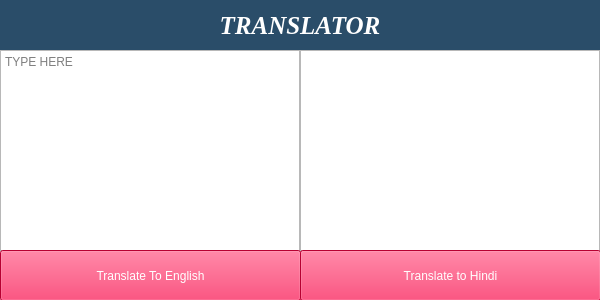
<?xml version="1.0" encoding="UTF-8"?>
<ui version="4.0">
 <class>TranslateWindow</class>
 <widget class="QMainWindow" name="TranslateWindow">
  <property name="geometry">
   <rect>
    <x>0</x>
    <y>0</y>
    <width>600</width>
    <height>300</height>
   </rect>
  </property>
  <property name="windowTitle">
   <string>MainWindow</string>
  </property>
  <widget class="QWidget" name="centralwidget">
   <widget class="QTextEdit" name="InputText">
    <property name="geometry">
     <rect>
      <x>0</x>
      <y>50</y>
      <width>300</width>
      <height>201</height>
     </rect>
    </property>
    <property name="placeholderText">
     <string>TYPE HERE</string>
    </property>
   </widget>
   <widget class="QTextEdit" name="TranslatedText">
    <property name="geometry">
     <rect>
      <x>300</x>
      <y>50</y>
      <width>300</width>
      <height>201</height>
     </rect>
    </property>
    <property name="readOnly">
     <bool>true</bool>
    </property>
   </widget>
   <widget class="QPushButton" name="ttEnglish">
    <property name="geometry">
     <rect>
      <x>0</x>
      <y>250</y>
      <width>301</width>
      <height>51</height>
     </rect>
    </property>
    <property name="styleSheet">
     <string notr="true">color:rgb(255, 255, 255);
font: 75 8pt &quot;Georgia&quot;;
background:rgb(255, 0, 68);</string>
    </property>
    <property name="text">
     <string>Translate To English</string>
    </property>
   </widget>
   <widget class="QPushButton" name="ttHindi">
    <property name="geometry">
     <rect>
      <x>300</x>
      <y>250</y>
      <width>301</width>
      <height>51</height>
     </rect>
    </property>
    <property name="styleSheet">
     <string notr="true">color:rgb(255, 255, 255);
font: 75 8pt &quot;Georgia&quot;;
background:rgb(255, 0, 68);</string>
    </property>
    <property name="text">
     <string>Translate to Hindi</string>
    </property>
   </widget>
   <widget class="QLabel" name="label">
    <property name="geometry">
     <rect>
      <x>0</x>
      <y>0</y>
      <width>600</width>
      <height>50</height>
     </rect>
    </property>
    <property name="font">
     <font>
      <family>Times New Roman</family>
      <pointsize>19</pointsize>
      <weight>75</weight>
      <italic>true</italic>
      <bold>true</bold>
     </font>
    </property>
    <property name="layoutDirection">
     <enum>Qt::LeftToRight</enum>
    </property>
    <property name="styleSheet">
     <string notr="true">background-color: rgb(42, 77, 105);
color: rgb(255, 255, 255);
font: 75 bold italic 19pt &quot;Times New Roman&quot;;
</string>
    </property>
    <property name="text">
     <string>TRANSLATOR</string>
    </property>
    <property name="alignment">
     <set>Qt::AlignCenter</set>
    </property>
    <property name="margin">
     <number>2</number>
    </property>
   </widget>
  </widget>
 </widget>
 <resources/>
 <connections/>
</ui>
